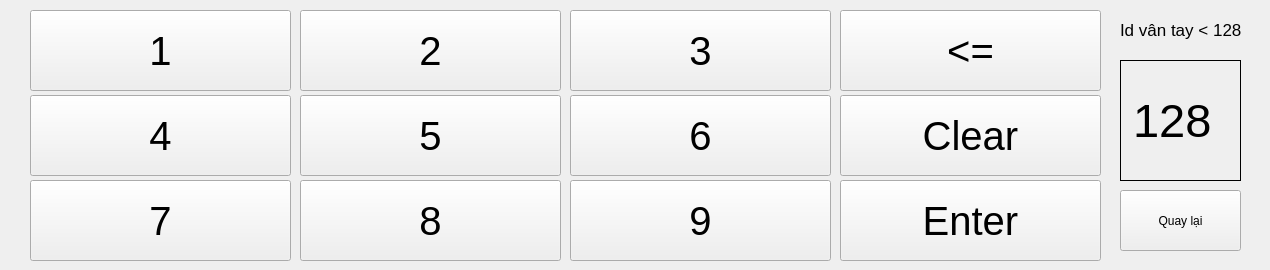
    <widget class="QWidget" name="ModuleNumber">
     <widget class="QPushButton" name="motButton">
      <property name="geometry">
       <rect>
        <x>30</x>
        <y>10</y>
        <width>261</width>
        <height>81</height>
       </rect>
      </property>
      <property name="font">
       <font>
        <pointsize>30</pointsize>
       </font>
      </property>
      <property name="text">
       <string>1</string>
      </property>
     </widget>
     <widget class="QPushButton" name="haiButton">
      <property name="geometry">
       <rect>
        <x>300</x>
        <y>10</y>
        <width>261</width>
        <height>81</height>
       </rect>
      </property>
      <property name="font">
       <font>
        <pointsize>30</pointsize>
       </font>
      </property>
      <property name="text">
       <string>2</string>
      </property>
     </widget>
     <widget class="QPushButton" name="baButton">
      <property name="geometry">
       <rect>
        <x>570</x>
        <y>10</y>
        <width>261</width>
        <height>81</height>
       </rect>
      </property>
      <property name="font">
       <font>
        <pointsize>30</pointsize>
       </font>
      </property>
      <property name="text">
       <string>3</string>
      </property>
     </widget>
     <widget class="QPushButton" name="backNumberButton">
      <property name="geometry">
       <rect>
        <x>840</x>
        <y>10</y>
        <width>261</width>
        <height>81</height>
       </rect>
      </property>
      <property name="font">
       <font>
        <pointsize>30</pointsize>
       </font>
      </property>
      <property name="text">
       <string>&lt;=</string>
      </property>
     </widget>
     <widget class="QPushButton" name="namButton">
      <property name="geometry">
       <rect>
        <x>300</x>
        <y>95</y>
        <width>261</width>
        <height>81</height>
       </rect>
      </property>
      <property name="font">
       <font>
        <pointsize>30</pointsize>
       </font>
      </property>
      <property name="text">
       <string>5</string>
      </property>
     </widget>
     <widget class="QPushButton" name="clearNumberButton">
      <property name="geometry">
       <rect>
        <x>840</x>
        <y>95</y>
        <width>261</width>
        <height>81</height>
       </rect>
      </property>
      <property name="font">
       <font>
        <pointsize>30</pointsize>
       </font>
      </property>
      <property name="text">
       <string>Clear</string>
      </property>
     </widget>
     <widget class="QPushButton" name="sauButton">
      <property name="geometry">
       <rect>
        <x>570</x>
        <y>95</y>
        <width>261</width>
        <height>81</height>
       </rect>
      </property>
      <property name="font">
       <font>
        <pointsize>30</pointsize>
       </font>
      </property>
      <property name="text">
       <string>6</string>
      </property>
     </widget>
     <widget class="QPushButton" name="bonButton">
      <property name="geometry">
       <rect>
        <x>30</x>
        <y>95</y>
        <width>261</width>
        <height>81</height>
       </rect>
      </property>
      <property name="font">
       <font>
        <pointsize>30</pointsize>
       </font>
      </property>
      <property name="text">
       <string>4</string>
      </property>
     </widget>
     <widget class="QPushButton" name="bayButton">
      <property name="geometry">
       <rect>
        <x>30</x>
        <y>180</y>
        <width>261</width>
        <height>81</height>
       </rect>
      </property>
      <property name="font">
       <font>
        <pointsize>30</pointsize>
       </font>
      </property>
      <property name="text">
       <string>7</string>
      </property>
     </widget>
     <widget class="QPushButton" name="enterButtonNumber">
      <property name="geometry">
       <rect>
        <x>840</x>
        <y>180</y>
        <width>261</width>
        <height>81</height>
       </rect>
      </property>
      <property name="font">
       <font>
        <pointsize>30</pointsize>
       </font>
      </property>
      <property name="text">
       <string>Enter</string>
      </property>
     </widget>
     <widget class="QPushButton" name="chinButton">
      <property name="geometry">
       <rect>
        <x>570</x>
        <y>180</y>
        <width>261</width>
        <height>81</height>
       </rect>
      </property>
      <property name="font">
       <font>
        <pointsize>30</pointsize>
       </font>
      </property>
      <property name="text">
       <string>9</string>
      </property>
     </widget>
     <widget class="QPushButton" name="tamButton">
      <property name="geometry">
       <rect>
        <x>300</x>
        <y>180</y>
        <width>261</width>
        <height>81</height>
       </rect>
      </property>
      <property name="font">
       <font>
        <pointsize>30</pointsize>
       </font>
      </property>
      <property name="text">
       <string>8</string>
      </property>
     </widget>
     <widget class="QLabel" name="nhapTextNumber">
      <property name="geometry">
       <rect>
        <x>1120</x>
        <y>60</y>
        <width>121</width>
        <height>121</height>
       </rect>
      </property>
      <property name="font">
       <font>
        <pointsize>35</pointsize>
       </font>
      </property>
      <property name="frameShape">
       <enum>QFrame::Box</enum>
      </property>
      <property name="text">
       <string>128</string>
      </property>
     </widget>
     <widget class="QPushButton" name="backButtonNumber">
      <property name="geometry">
       <rect>
        <x>1120</x>
        <y>190</y>
        <width>121</width>
        <height>61</height>
       </rect>
      </property>
      <property name="text">
       <string>Quay lại</string>
      </property>
     </widget>
     <widget class="QLabel" name="label_6">
      <property name="geometry">
       <rect>
        <x>1120</x>
        <y>15</y>
        <width>141</width>
        <height>31</height>
       </rect>
      </property>
      <property name="font">
       <font>
        <pointsize>13</pointsize>
       </font>
      </property>
      <property name="text">
       <string>Id vân tay &lt; 128</string>
      </property>
     </widget>
    </widget>
